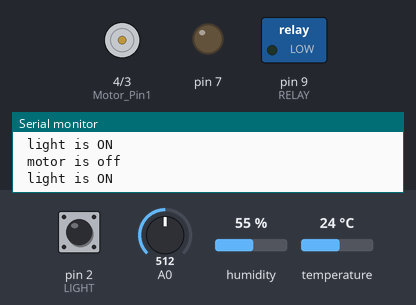
Bench run of a sketch on a simulated Arduino Uno, built with avr-gcc and run on an emulated ATmega328P. On the bench: motor-driver pin pairs drawn as motors (green arrow = first pin HIGH = forward, orange = second pin HIGH = backward, longer = more drive, scaled by the enable pin), switched loads named in the sketch (green lamp = pin HIGH), output pins drawn as LEDs (lit = HIGH), the last lines printed to the serial monitor. The inputs (shaded band) are chosen by the test bench; at power-on: A0 = 512, pin 2 (LIGHT) HIGH, temperature 24 °C, humidity 55 %.

Above: at 3.0 s.
3.1 s: A0 set to 492
At 3.9 s:
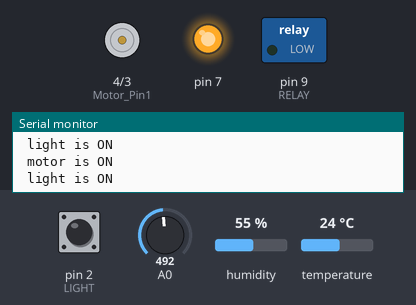
4.8 s: pin 2 (LIGHT) pulled LOW for 1.35 s
At 5.8 s:
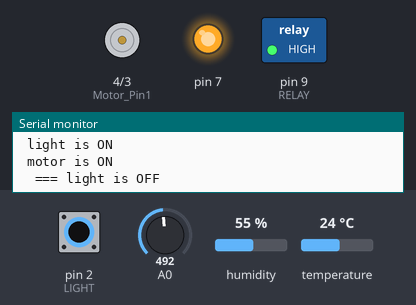
8.1 s: temperature set to 25.8 °C
At 10.3 s:
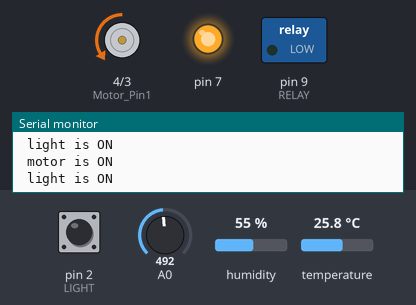
10.8 s: temperature set to 29.6 °C
12.7 s: temperature set to 30.8 °C
At 14.1 s:
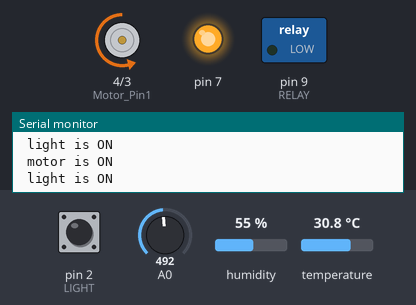
15.2 s: A0 set to 511
At 16.6 s:
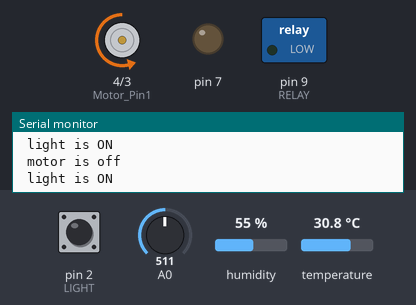
Timing chart, 0 to 17.9 s (numbered marks = the images above; inputs shaded):
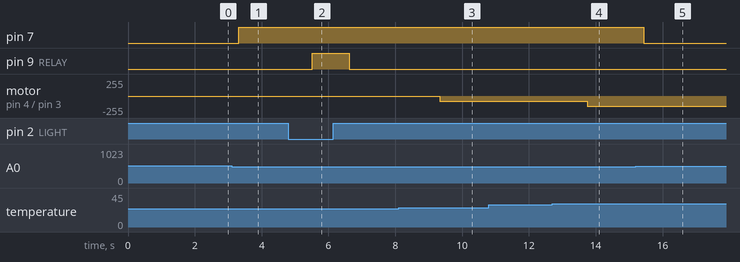

Measured:
- the behaviour switches between 500 and 499 on A0 (found by bisection; images 0 and 1)
- the behaviour switches between 24.9 and 25 °C on temperature (found by bisection; images 2 and 3)
- the behaviour switches between 29.9 and 30 °C on temperature (found by bisection; images 3 and 4)
- after the input at 3.1 s, pin 7: LOW → HIGH after 0.21 s
- after the input at 4.8 s, pin 9 (RELAY): LOW → HIGH after 0.72 s, → LOW 1.1 s later
- after the input at 8.1 s, motor on pin 4 (Motor_Pin1) / pin 3 (Motor_Pin2): stopped → backward 77/255 after 1.2 s
- after the input at 12.7 s, motor on pin 4 (Motor_Pin1) / pin 3 (Motor_Pin2): backward 77/255 → backward 153/255 after 1.0 s
- after the input at 15.2 s, pin 7: HIGH → LOW after 0.24 s

The sketch:

green_machine.ino
```cpp
#include <Wire.h>
float temp;
int SENSE= A0; // Soil Sensor input at Analog PIN A0
int value= 0;
#define LIGHT 2 // define pint 2 for sensor
#define RELAY 9 // define pin 9 as for relay
#include "DHT.h"           // Including DHT22 library
#include "LiquidCrystal.h" // Including LCD library
#define DHTPIN 6      // Declaring pin 6 for communicating to DHT22 sensor
#define DHTTYPE DHT22 // Declaring the type of DHT sensor we are using (DHT22 or DHT11)
DHT dht(DHTPIN, DHTTYPE);          // Declaring DHT connection and type
int Motor_Pin1 = 4;  // pin 2 on L293D
int Motor_Pin2 = 3;  // pin 7 on L293D
int Enable = 5;      // pin 1 on L293D
void setup() {
Serial.begin(9600);
pinMode(7, OUTPUT);
Serial.begin(9600);// setup Serial Monitor to display information
pinMode(LIGHT, INPUT_PULLUP);// define pin as Input  sensor
pinMode(RELAY, OUTPUT);// define pin as OUTPUT for relay
pinMode(Motor_Pin1, OUTPUT);
pinMode(Motor_Pin2, OUTPUT);
pinMode(Enable, OUTPUT);
dht.begin();     // Initializes DHT sensor
}

void loop() {
   // Light LDR Sensor Code by Robojax.com 20180210
  int L =digitalRead(LIGHT);// read the sensor

      if(L == 1){
    Serial.println(" light is ON");
    digitalWrite(RELAY,LOW);// turn the relay ON
  }else{

     Serial.println("  === light is OFF");
     digitalWrite(RELAY,HIGH);// turn the relay OFF
  }
  delay(500);
 // Light LDR Sensor Code by Robojax.com 20180210
 float temp = dht.readTemperature(); // Reading the temperature in Celsius

  if (isnan(temp)) {                  // Validating received data
    delay(1000);
    return;
  }


  if(temp <25 ) {                 // If the temperature less than 25
    analogWrite(Enable,0);        // 0% PWM duty cycle
    delay(100);
  }
  else if(temp>=25 & temp<30) {      // If the temperature is between 25 & 30
    analogWrite(Enable, 77);         // 30% of maximum duty cycle value (255).
    delay(100);
  }
  else if(temp>=30 & temp<35) {      // If the temperature is between 30 & 35
    analogWrite(Enable, 153);        // 60% of maximum duty cycle value (255).
    delay(100);
  }
  else if(temp>=35) {                // If the temperature is above 35
    analogWrite(Enable, 255);        // 100% duty cycle
    delay(100);
  }

  digitalWrite(Motor_Pin1, LOW);  // To drive the motor in a particular direction
  digitalWrite(Motor_Pin2, HIGH); // To drive the motor in a particular direction

  delay(500); // 2 seconds delay
  value= analogRead(A0);
value= value/10;


if(value<50)
{
digitalWrite(7,HIGH);

 Serial.println(" motor is ON");
}

else
{
digitalWrite(7,LOW);
 Serial.println(" motor is off");
}
}
```
